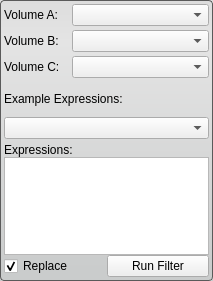
<?xml version="1.0" encoding="UTF-8"?>
<ui version="4.0">
 <class>ArithmeticFilterInterface</class>
 <widget class="QWidget" name="ArithmeticFilterInterface">
  <property name="geometry">
   <rect>
    <x>0</x>
    <y>0</y>
    <width>213</width>
    <height>281</height>
   </rect>
  </property>
  <property name="sizePolicy">
   <sizepolicy hsizetype="Expanding" vsizetype="Fixed">
    <horstretch>0</horstretch>
    <verstretch>0</verstretch>
   </sizepolicy>
  </property>
  <property name="minimumSize">
   <size>
    <width>213</width>
    <height>281</height>
   </size>
  </property>
  <property name="maximumSize">
   <size>
    <width>16777215</width>
    <height>281</height>
   </size>
  </property>
  <property name="windowTitle">
   <string>Arithmetic Filter</string>
  </property>
  <property name="styleSheet">
   <string notr="true">QWidget#ArithmeticFilterInterface{
	border-radius: 4px;
	border: 1px solid rgb(90, 90, 90);
	background-color: qlineargradient(spread:pad, x1:0.5, y1:0, x2:0.5, y2:0.960227, stop:0 rgba(221, 221, 221, 255), stop:0.155779 rgba(228, 228, 228, 255), stop:1 rgba(202, 204, 204, 255));      
}</string>
  </property>
  <layout class="QVBoxLayout" name="verticalLayout_3">
   <property name="spacing">
    <number>0</number>
   </property>
   <property name="margin">
    <number>4</number>
   </property>
   <item>
    <layout class="QHBoxLayout" name="volumeAHLayout" stretch="1,2">
     <property name="spacing">
      <number>0</number>
     </property>
     <property name="bottomMargin">
      <number>2</number>
     </property>
     <item>
      <widget class="QLabel" name="volumeALabel">
       <property name="text">
        <string>Volume A:</string>
       </property>
      </widget>
     </item>
     <item>
      <widget class="QComboBox" name="volumeAComboBox"/>
     </item>
    </layout>
   </item>
   <item>
    <layout class="QHBoxLayout" name="volumeBHLayout" stretch="1,2">
     <property name="spacing">
      <number>0</number>
     </property>
     <property name="topMargin">
      <number>2</number>
     </property>
     <property name="bottomMargin">
      <number>2</number>
     </property>
     <item>
      <widget class="QLabel" name="volumeBLabel">
       <property name="text">
        <string>Volume B:</string>
       </property>
      </widget>
     </item>
     <item>
      <widget class="QComboBox" name="volumeBComboBox"/>
     </item>
    </layout>
   </item>
   <item>
    <layout class="QHBoxLayout" name="volumeCHLayout" stretch="1,2">
     <property name="spacing">
      <number>0</number>
     </property>
     <property name="topMargin">
      <number>2</number>
     </property>
     <property name="bottomMargin">
      <number>2</number>
     </property>
     <item>
      <widget class="QLabel" name="volumeCLabel">
       <property name="text">
        <string>Volume C:</string>
       </property>
      </widget>
     </item>
     <item>
      <widget class="QComboBox" name="volumeCComboBox"/>
     </item>
    </layout>
   </item>
   <item>
    <layout class="QVBoxLayout" name="verticalLayout">
     <property name="spacing">
      <number>0</number>
     </property>
     <property name="bottomMargin">
      <number>4</number>
     </property>
     <item>
      <widget class="QLabel" name="label">
       <property name="text">
        <string>Example Expressions:</string>
       </property>
      </widget>
     </item>
     <item>
      <widget class="QComboBox" name="exampleExpComboBox"/>
     </item>
    </layout>
   </item>
   <item>
    <layout class="QVBoxLayout" name="verticalLayout_2">
     <property name="spacing">
      <number>0</number>
     </property>
     <item>
      <widget class="QLabel" name="label_2">
       <property name="sizePolicy">
        <sizepolicy hsizetype="Expanding" vsizetype="Preferred">
         <horstretch>0</horstretch>
         <verstretch>0</verstretch>
        </sizepolicy>
       </property>
       <property name="text">
        <string>Expressions:</string>
       </property>
      </widget>
     </item>
     <item>
      <widget class="QTextEdit" name="textEdit">
       <property name="sizePolicy">
        <sizepolicy hsizetype="Expanding" vsizetype="Fixed">
         <horstretch>0</horstretch>
         <verstretch>0</verstretch>
        </sizepolicy>
       </property>
       <property name="minimumSize">
        <size>
         <width>0</width>
         <height>98</height>
        </size>
       </property>
       <property name="maximumSize">
        <size>
         <width>16777215</width>
         <height>98</height>
        </size>
       </property>
      </widget>
     </item>
    </layout>
   </item>
   <item>
    <layout class="QHBoxLayout" name="replaceInvertLayout">
     <property name="spacing">
      <number>0</number>
     </property>
     <item>
      <widget class="QCheckBox" name="replaceCheckBox">
       <property name="text">
        <string>Replace</string>
       </property>
       <property name="checked">
        <bool>true</bool>
       </property>
      </widget>
     </item>
     <item>
      <widget class="QPushButton" name="invertButton">
       <property name="text">
        <string>Run Filter</string>
       </property>
      </widget>
     </item>
    </layout>
   </item>
  </layout>
 </widget>
 <resources/>
 <connections/>
</ui>
